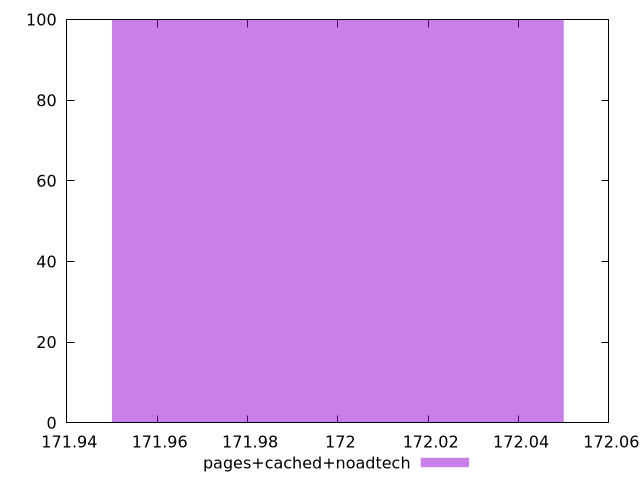

This chart was generated by the following gnuplot code:
$_pagesCachedNoadtech <<EOF
172 100
EOF
set key outside below
set terminal pngcairo
set output "report_00006_2020-11-02T20-21-41.718Z/dom-size/pages+cached+noadtech//raw_hist.png"
set yrange [0:100]
set boxwidth 0.1
set style fill transparent solid 0.5 noborder
plot $_pagesCachedNoadtech title "pages+cached+noadtech" with boxes ,
